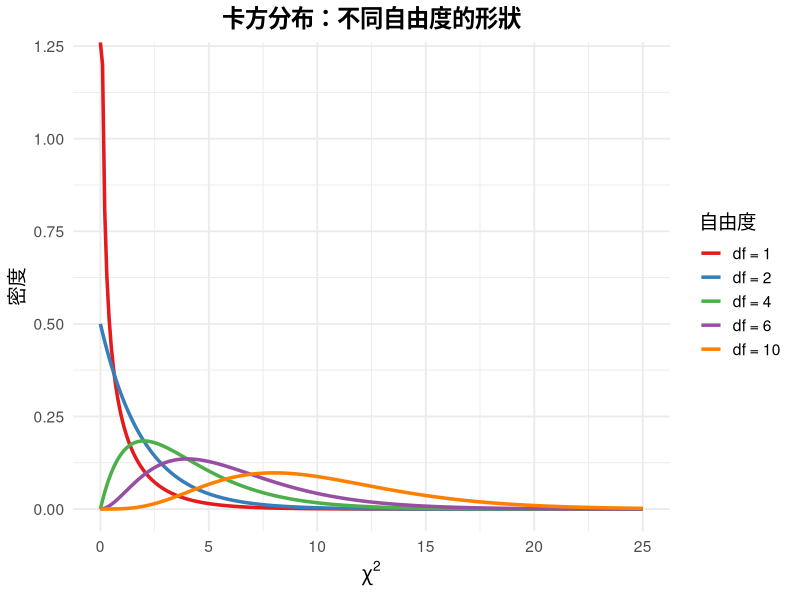
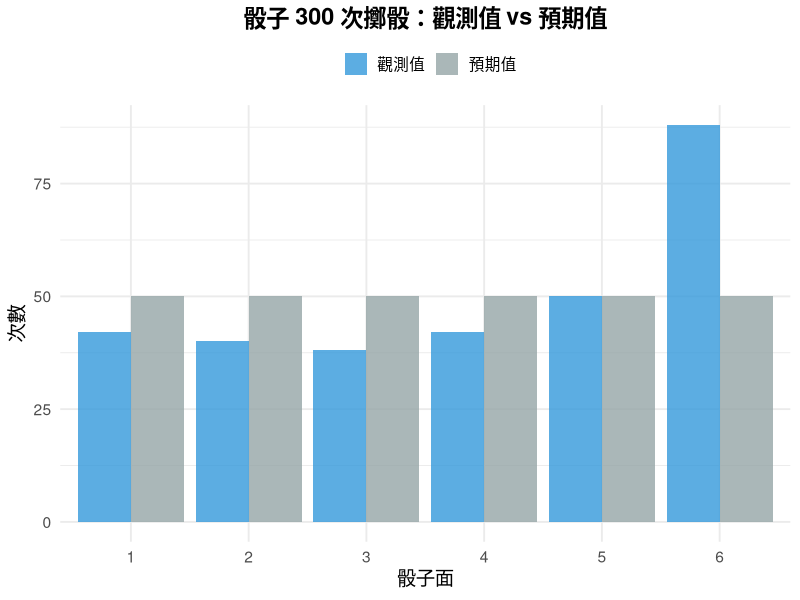
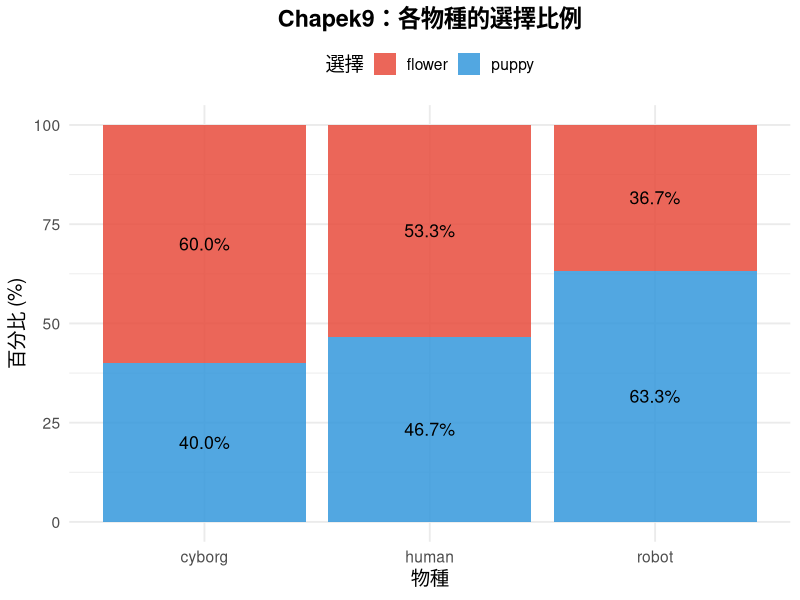

Reproduce these figures in R, in order.
## ---- chunk 1
knitr::opts_chunk$set(echo = FALSE, warning = FALSE, message = FALSE,
                      fig.width = 9, fig.height = 5)
library(ggplot2)
library(dplyr)

# ===== randomness 資料：適合度檢定示範 =====
# 電子書第 10 章：骰子公平性 (Ch10 隨機性檢定)
# 300 次擲骰結果
set.seed(2026)
dice_rolls <- sample(1:6, 300, replace = TRUE, prob = c(0.15, 0.15, 0.15, 0.15, 0.15, 0.25))
dice_table <- table(dice_rolls)
dice_chisq <- chisq.test(dice_table)

# ===== chapek9 資料：獨立性檢定示範 =====
# 電子書第 10 章：機器人對人類的偏好
# 模擬 180 位受試者（3 species × 2 choices）
chapek9 <- data.frame(
  species = rep(c("robot", "human", "cyborg"), each = 60),
  choice = c(
    sample(c("puppy", "flower"), 60, replace = TRUE, prob = c(0.65, 0.35)),
    sample(c("puppy", "flower"), 60, replace = TRUE, prob = c(0.50, 0.50)),
    sample(c("puppy", "flower"), 60, replace = TRUE, prob = c(0.40, 0.60))
  )
)
chapek9_table <- table(chapek9$species, chapek9$choice)
chapek9_chisq <- chisq.test(chapek9_table)
chapek9_cramersv <- sqrt(chapek9_chisq$statistic / (sum(chapek9_table) * (min(dim(chapek9_table)) - 1)))
## ---- chunk 2
# 不同 df 的卡方分布曲線
x <- seq(0, 25, by = 0.1)
df_values <- c(1, 2, 4, 6, 10)

chisq_df <- data.frame()
for (df_val in df_values) {
  chisq_df <- rbind(chisq_df, data.frame(
    x = x,
    density = dchisq(x, df = df_val),
    df = factor(paste0("df = ", df_val), levels = paste0("df = ", df_values))
  ))
}

ggplot(chisq_df, aes(x = x, y = density, color = df)) +
  geom_line(linewidth = 1.2) +
  scale_color_brewer(palette = "Set1") +
  labs(title = "卡方分布：不同自由度的形狀",
       x = expression(chi^2), y = "密度",
       color = "自由度") +
  theme_minimal(base_size = 14) +
  theme(plot.title = element_text(hjust = 0.5, face = "bold"),
        legend.position = "right")
## ---- chunk 3
dice_df <- data.frame(
  face     = 1:6,
  observed = as.integer(dice_table),
  expected = rep(300/6, 6)
)
knitr::kable(dice_df,
             col.names = c("點數", "觀測次數", "預期次數"),
             align = "c",
             digits = 1,
             caption = "300 次觀測值 vs 預期值")
## ---- chunk 4
dice_plot_df <- data.frame(
  face  = factor(rep(1:6, 2)),
  count = c(as.integer(dice_table), rep(300/6, 6)),
  type  = rep(c("觀測值", "預期值"), each = 6)
)

ggplot(dice_plot_df, aes(x = face, y = count, fill = type)) +
  geom_col(position = "dodge", alpha = 0.8) +
  scale_fill_manual(values = c("預期值" = "#95a5a6", "觀測值" = "#3498db")) +
  labs(title = "骰子 300 次擲骰：觀測值 vs 預期值",
       x = "骰子面", y = "次數", fill = "") +
  theme_minimal(base_size = 14) +
  theme(plot.title = element_text(hjust = 0.5, face = "bold"),
        legend.position = "top")
## ---- chunk 5
chapek9_ct <- addmargins(chapek9_table)
knitr::kable(chapek9_ct, align = "c",
             caption = "Species × Choice 列聯表")
## ---- chunk 6
chapek9_pct <- chapek9 %>%
  count(species, choice) %>%
  group_by(species) %>%
  mutate(pct = n / sum(n) * 100) %>%
  ungroup()

ggplot(chapek9_pct, aes(x = species, y = pct, fill = choice)) +
  geom_col(alpha = 0.85) +
  geom_text(aes(label = sprintf("%.1f%%", pct)),
            position = position_stack(vjust = 0.5), size = 4.5) +
  scale_fill_manual(values = c("flower" = "#e74c3c", "puppy" = "#3498db")) +
  labs(title = "Chapek9：各物種的選擇比例",
       x = "物種", y = "百分比 (%)", fill = "選擇") +
  theme_minimal(base_size = 14) +
  theme(plot.title = element_text(hjust = 0.5, face = "bold"),
        legend.position = "top")
## ---- chunk 7
expected_df <- as.data.frame(round(chapek9_chisq$expected, 1))
knitr::kable(expected_df, align = "c",
             caption = "預期次數（假設 H₀ 為真）")
## ---- chunk 8
expected_vals <- chapek9_chisq$expected
below5 <- sum(expected_vals < 5)

knitr::kable(round(expected_vals, 1), align = "c",
             caption = "Chapek9 的預期次數")
